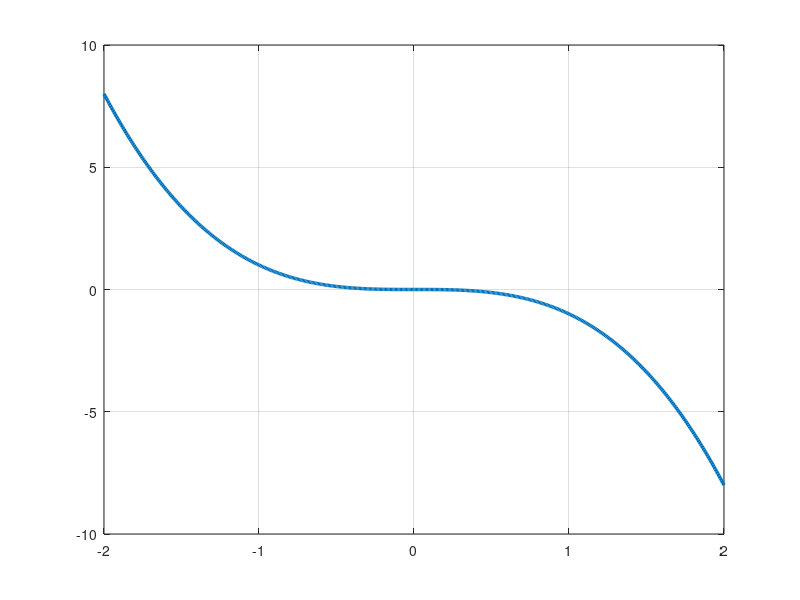

MATLAB code for this plot: (Note: this script raises an error after producing the figure.)
clear; close all; clc;

%% Global plotting parameters
fontSize = 16;
lineWidth = 2.5;

%% ============================================================
%% Figure 1: Vector field f(x) = -x^3
%% ============================================================

figure('Color','w', ...
       'Position',[100 100 700 500]);

x = linspace(-2,2,500);
f = -x.^3;

plot(x,f,'LineWidth',lineWidth);
hold on;
grid on;
box on;

yline(0,'k-','LineWidth',1.2);
xline(0,'k-','LineWidth',1.2);

xlabel('$x$', ...
    'Interpreter','latex', ...
    'FontSize',fontSize);

ylabel('$\dot{x}$', ...
    'Interpreter','latex', ...
    'FontSize',fontSize);

title('Vector field: $\dot{x}=-x^3$', ...
    'Interpreter','latex', ...
    'FontSize',fontSize+2);

set(gca,'FontSize',fontSize);

%% Add arrows indicating direction of motion

x_arrows = [-1.7 -1.2 -0.7 -0.3 ...
             0.3  0.7  1.2  1.7];

for i = 1:length(x_arrows)

    x0 = x_arrows(i);

    % Direction of motion
    direction = sign(-x0^3);

    quiver(x0,0,...
           0.25*direction,0,...
           0,...
           'k',...
           'LineWidth',1.5,...
           'MaxHeadSize',0.8);

end

% Mark equilibrium
plot(0,0,'ko', ...
    'MarkerFaceColor','k', ...
    'MarkerSize',8);

text(0.15,1.2,...
    'Equilibrium',...
    'Interpreter','latex',...
    'FontSize',fontSize);

%% ============================================================
%% Figure 2: System trajectories
%% ============================================================

figure('Color','w', ...
       'Position',[850 100 800 500]);

x0_values = [-3, -1.5, -0.5, ...
              0.5,  1.5,  3];

t = linspace(0,10,1000);

hold on;
grid on;
box on;

for i = 1:length(x0_values)

    x0 = x0_values(i);

    % Exact solution:
    % x(t) = x0 / sqrt(1 + 2*x0^2*t)
    x_t = x0 ./ sqrt(1 + 2*x0^2*t);

    plot(t,x_t,'LineWidth',lineWidth);

end

% asymptote = 1 ./ sqrt(2*t);
% plot(t,asymptote,'--','LineWidth',lineWidth/2, 'Color', 'k');
% plot(t,-asymptote,'--','LineWidth',lineWidth/2, 'Color', 'k');



yline(0,'k-','LineWidth',1.2);

xlabel('$t$', ...
    'Interpreter','latex', ...
    'FontSize',fontSize);

ylabel('$x(t)$', ...
    'Interpreter','latex', ...
    'FontSize',fontSize);

title('Trajectories converge to the origin', ...
    'Interpreter','latex', ...
    'FontSize',fontSize+2);

set(gca,'FontSize',fontSize);

legend('$x_0=-3$', ...
       '$x_0=-1.5$', ...
       '$x_0=-0.5$', ...
       '$x_0=0.5$', ...
       '$x_0=1.5$', ...
       '$x_0=3$', ...
       'Interpreter','latex',...
       'FontSize',fontSize,...
       'Location','eastoutside');
